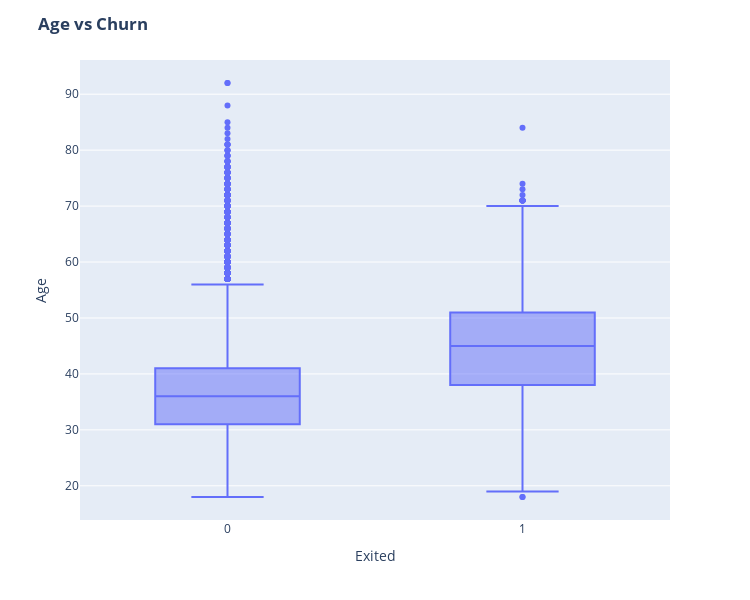

Write notebook code for a chart like this one.
### Code cell
# Age Boxplot
fig = px.box(churn_data, x='Exited', y = 'Age')
fig.update_yaxes(title_text='Age', row=1, col=1)
fig.update_xaxes(title_text='Exited', row=1, col=1)
fig.update_layout(autosize=True, width=750, height=600,
    title_font=dict(size=25, family='Courier'),
    title='<b>Age vs Churn</b>',
)

fig.show()

### Figure 1 — Plotly figure (JSON) as saved in the notebook; plotly's stock layout.template omitted (floating-point values rounded to 4 significant figures; data arrays with more than 128 entries replaced by an {"elided": "..."} marker saying what was removed)
{"data": [{"alignmentgroup": "True", "hovertemplate": "Exited=%{x}<br>Age=%{y}<extra></extra>", "legendgroup": "", "marker": {"color": "#636efa"}, "name": "", "notched": false, "offsetgroup": "", "orientation": "v", "showlegend": false, "type": "box", "x": {"elided": "10000 int values"}, "x0": " ", "xaxis": "x", "y": {"elided": "10000 int values"}, "y0": " ", "yaxis": "y"}], "layout": {"autosize": true, "boxmode": "group", "height": 600, "legend": {"tracegroupgap": 0}, "margin": {"t": 60}, "title": {"text": "<b>Age vs Churn</b>"}, "width": 750, "xaxis": {"anchor": "y", "domain": [0, 1], "title": {"text": "Exited"}}, "yaxis": {"anchor": "x", "domain": [0, 1], "title": {"text": "Age"}}}}
